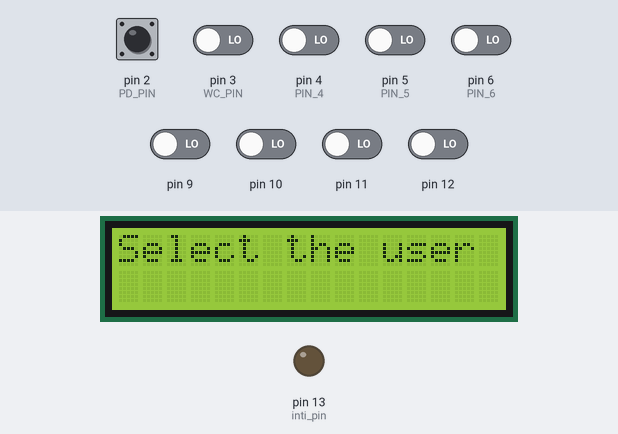
Bench run of a sketch on a simulated Arduino Uno, built with avr-gcc and run on an emulated ATmega328P. Shown: 16×2 character LCD, output pins drawn as LEDs (lit = HIGH). The inputs (shaded band) are chosen by the test bench; at power-on: pin 2 (PD_PIN) HIGH, pin 3 (WC_PIN), pin 4 (PIN_4), pin 5 (PIN_5), pin 6 (PIN_6), pin 9–12 LOW.

Above: at 2.9 s.
3.0 s: pin 4 (PIN_4) driven HIGH
At 4.5 s:
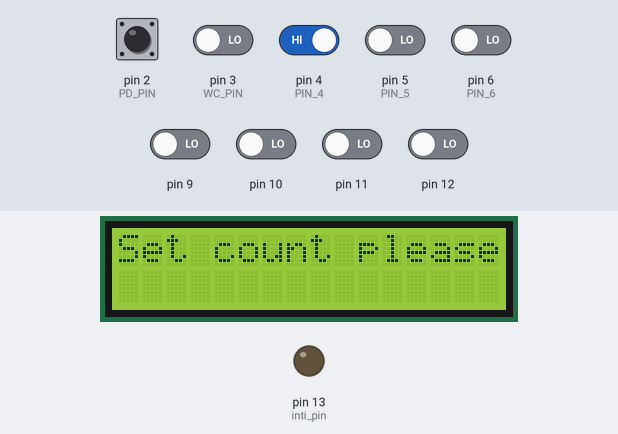
5.2 s: pin 9 driven HIGH
At 7.29 s:
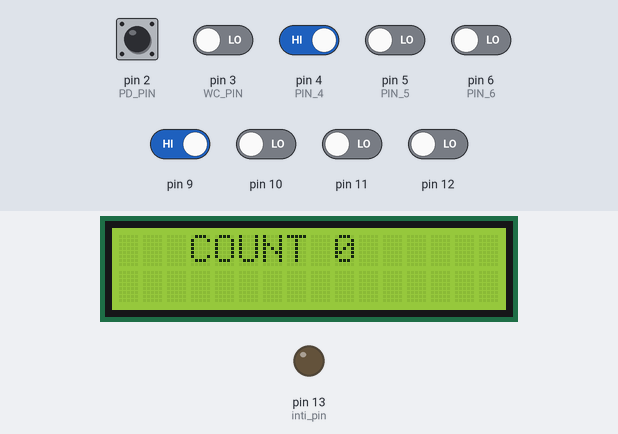
8.3 s: pin 9 driven LOW
At 9.8 s:
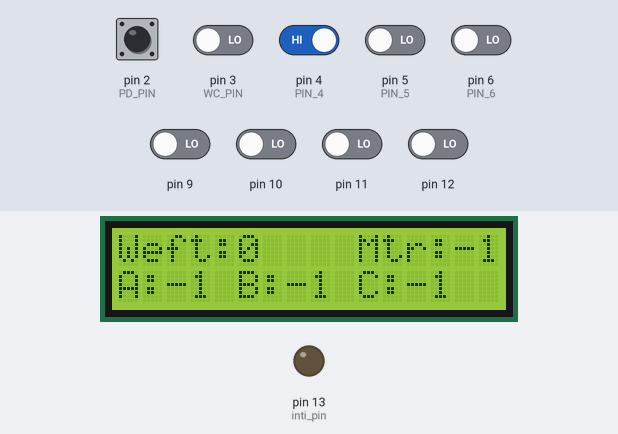
10.1 s: pin 10 driven HIGH
At 10.43 s:
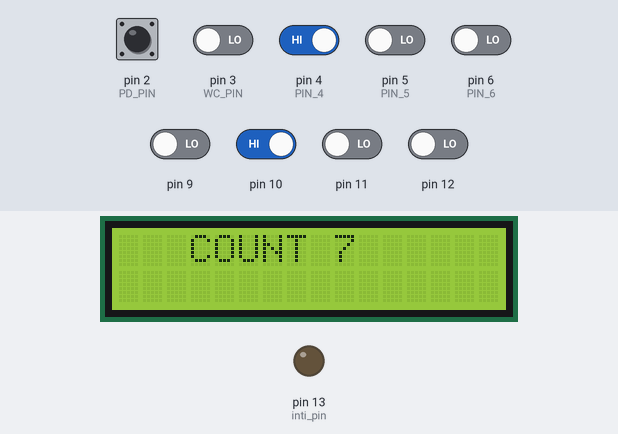
12.7 s: pin 10 driven LOW
At 14.0 s:
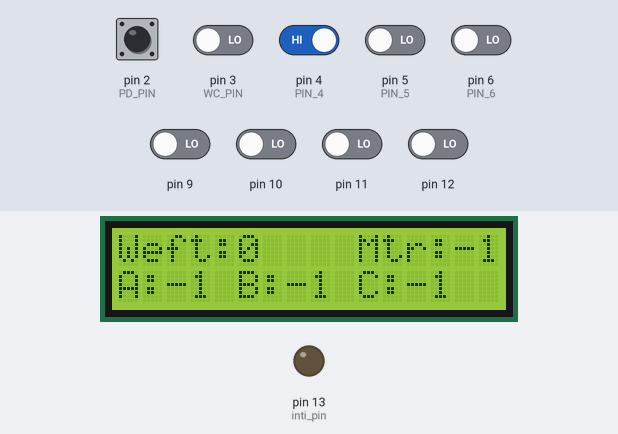
14.5 s: pin 11 driven HIGH
At 15.2 s:
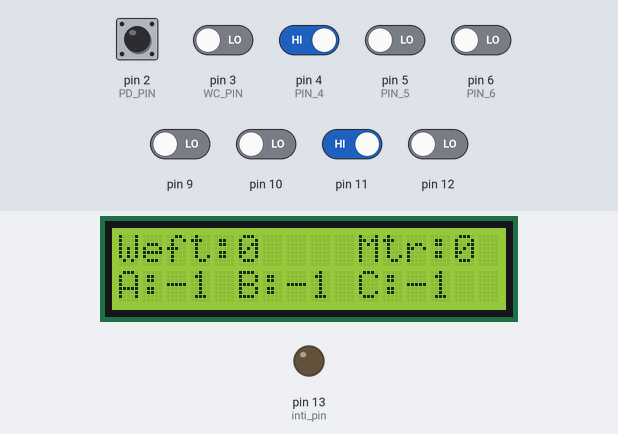
Timing chart, 0 to 17.1 s (numbered marks = the images above; inputs shaded):
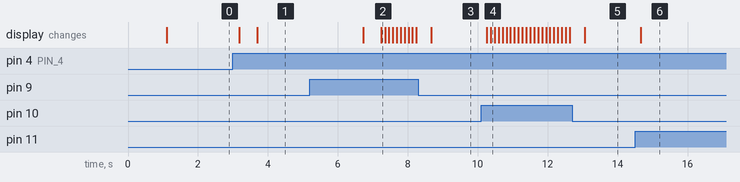

Measured:
- after the input at 3.0 s, the display: first changes after 0.18 s (image 1 shows a later state)
- after the input at 5.2 s, the display: first differs from a run without the input after 2.0 s (image 2)
- after the input at 8.3 s, the display: changes after 0.38 s (image 3)
- after the input at 10.1 s, the display: first changes after 0.17 s (image 4 shows a later state)
- after the input at 12.7 s, the display: changes after 0.37 s (image 5)
- after the input at 14.5 s, the display: changes after 0.17 s (image 6)

The sketch:

powerloom.ino
```cpp
#include <LiquidCrystal_I2C.h>
#include <Wire.h>
#include <EEPROM.h>

LiquidCrystal_I2C lcd(0x27, 16, 2);

int PD_PIN =2; // D2 used for power-down detection (INT.0)
int WC_PIN=3; //  D3 used for counting wefts input
int inti_pin=13;

const int PIN_4=4, PIN_5=5, PIN_6=6;

int state1=0, state2=0, state3=0;
int metre_a=0, metre_b=0, metre_c=0, last_count=0, current_metre=0, user=0, target=0;
int flag=0;
int wefts=0, max_count=0;
int inti_metre=5;
int timer=0;

void powercut_ISR(){           // Powerdown interrupt
EEPROM.put(0, metre_a);
EEPROM.put(2, metre_b);
EEPROM.put(4, metre_c);
EEPROM.put(6, wefts);
EEPROM.put(8, max_count);
EEPROM.put(10, current_metre);
}

void weft_counting_ISR(){       //Metre reset interrupt
 wefts+=1;
}

void get_user(){
  // Getting current user
  if(digitalRead(PIN_4)==HIGH){
    user=1;
    lcd.clear();
    lcd.print("Current user: A");
    delay(500);
    lcd.clear();
  }
  else if(digitalRead(PIN_5)==HIGH){
    user=2;
    lcd.clear();
    lcd.print("Current user: B");
    delay(500);
    lcd.clear();
  }
  else if(digitalRead(PIN_6)==HIGH){
    user=3;
    lcd.clear();
    lcd.print("Current user: C");
    delay(500);
    lcd.clear();
  }
  else{
    user=0;
    lcd.clear();
    lcd.print("Select the user");
    delay(500);
    lcd.clear();
    get_user();
  }
}

void setup()
{
EEPROM.get(0, metre_a);
EEPROM.get(2, metre_b);
EEPROM.get(4, metre_c);
EEPROM.get(6, last_count);
EEPROM.get(8, max_count);
EEPROM.get(10, current_metre);
attachInterrupt(digitalPinToInterrupt(PD_PIN), powercut_ISR,FALLING); // Set-up Interrupt Service Routine (ISR)
attachInterrupt(digitalPinToInterrupt(WC_PIN),weft_counting_ISR,RISING);
pinMode(PIN_4,INPUT);
pinMode(PIN_5,INPUT);
pinMode(PIN_6,INPUT);
pinMode(inti_pin,OUTPUT);
lcd.init();
lcd.backlight();
lcd.clear();
lcd.setCursor(0,0);
lcd.print("Initializing...");
delay(1000);
lcd.clear();
get_user();
lcd.clear();
lcd.print("Set count please");
delay(3000);
lcd.clear();
}

void loop() {
lcd.clear();
int new_state1=digitalRead(PIN_4);
int new_state2=digitalRead(PIN_5);
int new_state3=digitalRead(PIN_6);
if( (new_state1!=state1) | (new_state2!=state2) | (new_state3!=state3) ){
  get_user();
  state1=new_state1;
  state2=new_state2;
  state3=new_state3;
}
if( (digitalRead(9)) || (digitalRead(10)) )
{

while(digitalRead(9))     // upcount
{
lcd.clear();
lcd.print("   COUNT ");
max_count++;
if(max_count == 3000){
  max_count=2000;
}
lcd.print(max_count);
delay(100);
}
while(digitalRead(10))  // downcount
{
max_count--;
if(max_count == 2000){
  max_count=3000;
}
lcd.clear();
lcd.print("   COUNT ");
lcd.print(max_count);
delay(100);
}
delay(300);
lcd.clear();
flag=1;
}
if(flag){
  target=max_count;
}
else{
  target=max_count;
  wefts=last_count;
}
if(wefts>target+1){
  wefts=0;
}
// Meter calculation
if(wefts==target){
    current_metre+=1;
    if(user==1){
      metre_a+=1;
    }
    else if(user==2){
      metre_b+=1;
    }
    else if(user==3){
      metre_c+=1;
    }
    wefts=0;
  }
lcd.print("Weft:");
lcd.print(wefts);
lcd.setCursor(10,0);
lcd.print("Mtr:");
lcd.print(current_metre);
lcd.setCursor(0,1);
lcd.print("A:");
lcd.print(metre_a);
lcd.print(" B:");
lcd.print(metre_b);
lcd.print(" C:");
lcd.print(metre_c);
delay(200);

// Intimating the user
if(current_metre==inti_metre){
  digitalWrite(inti_pin,HIGH);
  current_metre=0;
}

// Resetting all metre values to zero
if(digitalRead(11)==HIGH){
  wefts=0;
  current_metre=0;
}
if(digitalRead(inti_pin)==HIGH){
  timer+=1;
  if(timer==25){
    digitalWrite(inti_pin,LOW);
    timer=0;
  }
}
if(digitalRead(12)==HIGH){
  metre_a=0;
  metre_b=0;
  metre_c=0;
  last_count=0;
  current_metre=0;
  user=0;
  target=0;
  wefts=0;
  max_count=50;
}
}
```
